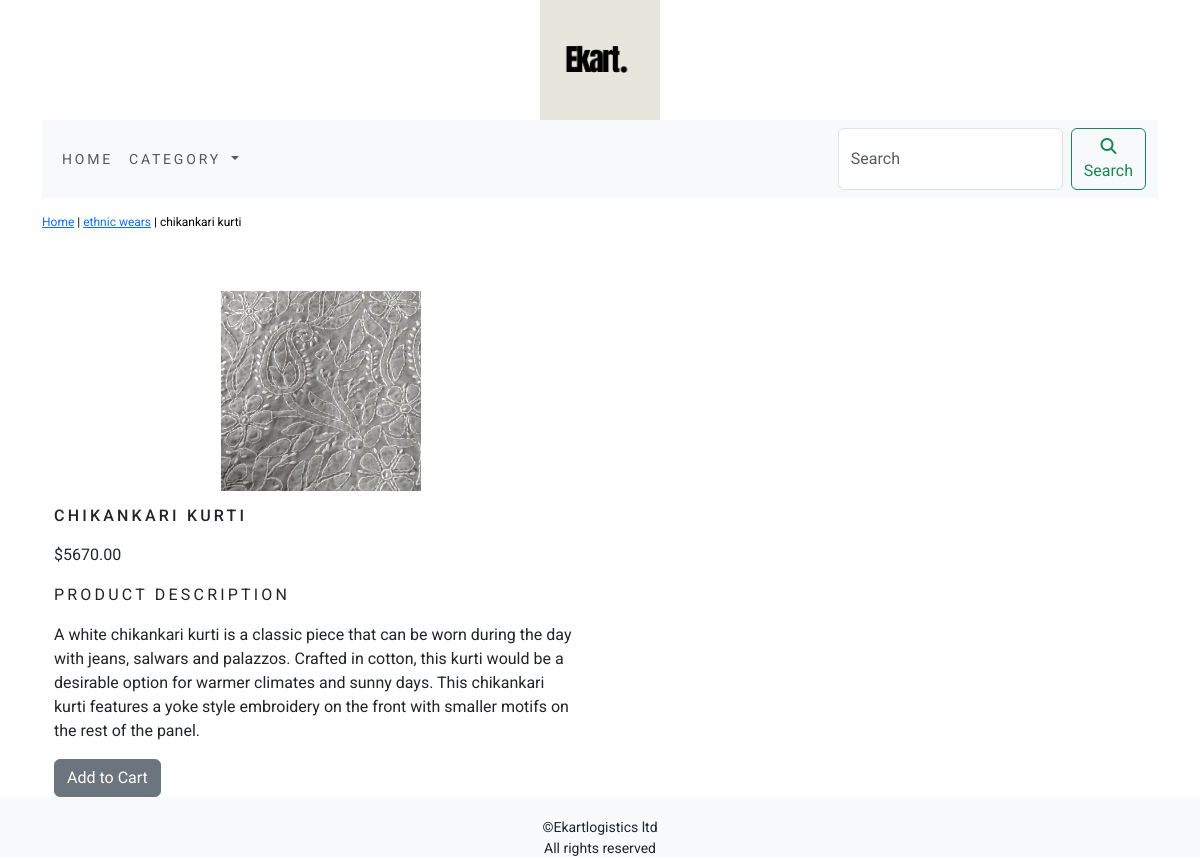
Screenshot of /shop/ethnic-wears/chikankari-kurti/ with the database file from the repository.
### shop/models.py (models this page shows, shortened)
class Product(models.Model):
    name = models.CharField(max_length=250, unique=True)
    slug = models.SlugField(max_length=250, unique=True)
    description = models.TextField(blank=True)
    price = models.DecimalField(max_digits=10, decimal_places=2)
    image = models.ImageField(upload_to='product',blank=True)
    category = models.ForeignKey(Category,on_delete=models.CASCADE)
    stock = models.IntegerField()
    available = models.BooleanField(default=True)
    created = models.DateTimeField(auto_now_add=True)
    updated = models.DateTimeField(auto_now=True)
    class Meta:
        ordering = ['name']
        verbose_name = 'product'
        verbose_name_plural = 'products'

class Category(models.Model):
    name = models.CharField(max_length=250, unique=True)
    slug = models.SlugField(max_length=250, unique=True)
    description = models.TextField(blank=True)
    image = models.ImageField(upload_to='category',blank=True)
    class Meta:
        ordering = ['name']
        verbose_name = 'category'
        verbose_name_plural = 'categories'
    def __str__(self):
        return '{}'.format(self.name)
    def get_url(self):
        return reverse('shop:product_by_category', args = [self.slug])

### shop/views.py (the view)
# urls.py: path('<slug:cat_slug>/<slug:product_slug>/',views.proDetail, name = 'prodCatdetail'),
def proDetail(request, cat_slug, product_slug):
    try:
        product = Product.objects.get(category__slug = cat_slug, slug = product_slug)
    except Exception as e:
        raise e
    return render(request, 'product.html',{'product':product})

### cart/context_processors.py (called while the page is built)
def counter(request):
    item_count = 0
    if 'admin' in request.path:
        return{}
    else:
        try:
            cart = Cart.objects.filter(cart_id = _cart_id(request))
            cart_items = CartItem.objects.all().filter(cart=cart[:1])
            for cart_item in cart_items:
                item_count += cart_item.quantity
        except Cart.DoesNotExist:
            item_count = 0
    return dict(item_count = item_count)

### cart/views.py (called while the page is built)
def _cart_id(request):
    cart = request.session.session_key
    if not cart:
        cart = request.session.create()
    return cart

### shop/context_processors.py (called while the page is built)
def menu_links(request):
    links = Category.objects.all()
    return dict(links=links)

### template/product.html (shortened to what this page needs)
{% extends 'base.html' %}
{% load static %}
{% block content %}
<div class="row my_prod_row_class">
    <div class="mx_auto">
        <p><a href="{% url 'shop:allProdCat' %}">Home</a> | <a href = "{{product.category.get_url}}">{{product.category}}</a> | {{product.name}}</p>
    </div>
</div>
<div class="container">
<br>
<div class="row">
    <div class="col-12 col-sm-12 col-md-12 col-lg-6 text-center">
        <div style="min-width: 18rem;">
            <img src="{{product.image.url}}" alt ="{{product.name}}" height="200px;" width="200px;">
        </div>
    </div>
    <div>
        <div class="col-12 col-sm-12 col-md-12 col-lg-6">
            <div>
            <h1 class="my_prod_title">{{product.name}}</h1>
            <p>${{product.price}}</p>
            <p class="my_title">Product Description</p>
            <p class="text-justify my_prod_text">{{product.description}}</p>
            {% if product.stock <= 0 %}
                <p class="text-justify my_prod_text"><b>Out of Stock</b></p>
            {% else %}
                <a class="btn btn-secondary" href="{% url 'cart:add_cart' product.id  %}">Add to Cart</a>
            {% endif %}
            </div>
        </div>
    </div>
</div>
</div>
{% endblock %}

### static/css/custom.css (style rules this page uses)
body { font-family: 'EB Garamond', serif; font-family: 'Roboto', sans-serif; }
.my_title { font-size: 16px; text-transform: uppercase; letter-spacing: 0.2em; }
.my_prod_row_class { padding-top: 15px; padding-bottom: 20px; }
.my_prod_row_class .mx_auto { color: #000; font-size: 12px; text-decoration: none; }
.my_prod_title { font-size: 16px; text-transform: uppercase; letter-spacing: 0.2em; padding-top: 15px; padding-bottom: 10px; }
.my_prod_text { padding-right: 20px; }

### rows the page displays
Product: category "ethnic wears", name "chikankari kurti", image (picture), name "CHIKANKARI KURTI", price "5670.00", description "A white chikankari kurti is a classic piece that can be worn during the day with jeans, salwars and palazzos. Crafted in cotton, this kurti would be a desirable option for warmer climates and sunny days. This chikankari kurti features a yoke style embroidery on the front with smaller motifs on the rest of the panel."
